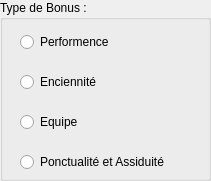
             <widget class="QGroupBox" name="groupBox_3">
              <property name="geometry">
               <rect>
                <x>490</x>
                <y>130</y>
                <width>211</width>
                <height>181</height>
               </rect>
              </property>
              <property name="title">
               <string>Type de Bonus :</string>
              </property>
              <widget class="QRadioButton" name="radioButton_6">
               <property name="geometry">
                <rect>
                 <x>20</x>
                 <y>30</y>
                 <width>110</width>
                 <height>24</height>
                </rect>
               </property>
               <property name="text">
                <string>Performence</string>
               </property>
              </widget>
              <widget class="QRadioButton" name="radioButton_7">
               <property name="geometry">
                <rect>
                 <x>20</x>
                 <y>70</y>
                 <width>110</width>
                 <height>24</height>
                </rect>
               </property>
               <property name="text">
                <string>Enciennité</string>
               </property>
              </widget>
              <widget class="QRadioButton" name="radioButton_8">
               <property name="geometry">
                <rect>
                 <x>20</x>
                 <y>110</y>
                 <width>110</width>
                 <height>24</height>
                </rect>
               </property>
               <property name="text">
                <string>Equipe</string>
               </property>
              </widget>
              <widget class="QRadioButton" name="radioButton_9">
               <property name="geometry">
                <rect>
                 <x>20</x>
                 <y>150</y>
                 <width>181</width>
                 <height>24</height>
                </rect>
               </property>
               <property name="text">
                <string>Ponctualité et Assiduité</string>
               </property>
              </widget>
             </widget>
